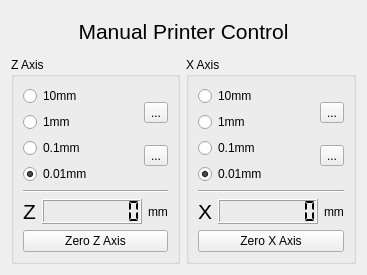
<?xml version="1.0" encoding="UTF-8"?>
<ui version="4.0">
 <class>Manual_Control</class>
 <widget class="QDialog" name="Manual_Control">
  <property name="geometry">
   <rect>
    <x>0</x>
    <y>0</y>
    <width>352</width>
    <height>275</height>
   </rect>
  </property>
  <property name="windowTitle">
   <string>3DLP Manual Printer Control</string>
  </property>
  <layout class="QVBoxLayout" name="verticalLayout_8">
   <item>
    <layout class="QVBoxLayout" name="verticalLayout_7">
     <item>
      <widget class="QLabel" name="label">
       <property name="font">
        <font>
         <pointsize>16</pointsize>
        </font>
       </property>
       <property name="text">
        <string>Manual Printer Control</string>
       </property>
       <property name="alignment">
        <set>Qt::AlignCenter</set>
       </property>
      </widget>
     </item>
     <item>
      <layout class="QHBoxLayout" name="horizontalLayout_5">
       <item>
        <widget class="QGroupBox" name="groupBox">
         <property name="title">
          <string>Z Axis</string>
         </property>
         <layout class="QVBoxLayout" name="verticalLayout_3">
          <item>
           <layout class="QHBoxLayout" name="horizontalLayout">
            <item>
             <layout class="QVBoxLayout" name="verticalLayout">
              <item>
               <widget class="QRadioButton" name="Z_10">
                <property name="text">
                 <string>10mm</string>
                </property>
               </widget>
              </item>
              <item>
               <widget class="QRadioButton" name="Z_1">
                <property name="text">
                 <string>1mm</string>
                </property>
               </widget>
              </item>
              <item>
               <widget class="QRadioButton" name="Z_01">
                <property name="text">
                 <string>0.1mm</string>
                </property>
               </widget>
              </item>
              <item>
               <widget class="QRadioButton" name="Z_001">
                <property name="text">
                 <string>0.01mm</string>
                </property>
                <property name="checked">
                 <bool>true</bool>
                </property>
               </widget>
              </item>
             </layout>
            </item>
            <item>
             <layout class="QVBoxLayout" name="verticalLayout_2">
              <item>
               <widget class="QToolButton" name="toolButton">
                <property name="text">
                 <string>...</string>
                </property>
                <property name="icon">
                 <iconset resource="resource.qrc">
                  <normaloff>:/Icons/icons/nav_up_blue.png</normaloff>:/Icons/icons/nav_up_blue.png</iconset>
                </property>
                <property name="iconSize">
                 <size>
                  <width>48</width>
                  <height>48</height>
                 </size>
                </property>
               </widget>
              </item>
              <item>
               <widget class="QToolButton" name="toolButton_4">
                <property name="text">
                 <string>...</string>
                </property>
                <property name="icon">
                 <iconset resource="resource.qrc">
                  <normaloff>:/Icons/icons/nav_down_blue.png</normaloff>:/Icons/icons/nav_down_blue.png</iconset>
                </property>
                <property name="iconSize">
                 <size>
                  <width>48</width>
                  <height>48</height>
                 </size>
                </property>
               </widget>
              </item>
             </layout>
            </item>
           </layout>
          </item>
          <item>
           <widget class="Line" name="line">
            <property name="orientation">
             <enum>Qt::Horizontal</enum>
            </property>
           </widget>
          </item>
          <item>
           <layout class="QHBoxLayout" name="horizontalLayout_3">
            <item>
             <widget class="QLabel" name="label_2">
              <property name="maximumSize">
               <size>
                <width>15</width>
                <height>30</height>
               </size>
              </property>
              <property name="font">
               <font>
                <pointsize>16</pointsize>
               </font>
              </property>
              <property name="text">
               <string>Z</string>
              </property>
             </widget>
            </item>
            <item>
             <widget class="QLCDNumber" name="DRO_Z">
              <property name="minimumSize">
               <size>
                <width>100</width>
                <height>20</height>
               </size>
              </property>
              <property name="smallDecimalPoint">
               <bool>false</bool>
              </property>
              <property name="numDigits">
               <number>8</number>
              </property>
              <property name="segmentStyle">
               <enum>QLCDNumber::Flat</enum>
              </property>
              <property name="value" stdset="0">
               <double>0.000000000000000</double>
              </property>
             </widget>
            </item>
            <item>
             <widget class="QLabel" name="label_3">
              <property name="text">
               <string>mm</string>
              </property>
             </widget>
            </item>
           </layout>
          </item>
          <item>
           <widget class="QPushButton" name="pushButton">
            <property name="text">
             <string>Zero Z Axis</string>
            </property>
            <property name="autoDefault">
             <bool>false</bool>
            </property>
           </widget>
          </item>
         </layout>
        </widget>
       </item>
       <item>
        <widget class="QGroupBox" name="groupBox_2">
         <property name="title">
          <string>X Axis</string>
         </property>
         <layout class="QVBoxLayout" name="verticalLayout_4">
          <item>
           <layout class="QHBoxLayout" name="horizontalLayout_2">
            <item>
             <layout class="QVBoxLayout" name="verticalLayout_5">
              <item>
               <widget class="QRadioButton" name="X_10">
                <property name="text">
                 <string>10mm</string>
                </property>
               </widget>
              </item>
              <item>
               <widget class="QRadioButton" name="X_1">
                <property name="text">
                 <string>1mm</string>
                </property>
               </widget>
              </item>
              <item>
               <widget class="QRadioButton" name="X_01">
                <property name="text">
                 <string>0.1mm</string>
                </property>
               </widget>
              </item>
              <item>
               <widget class="QRadioButton" name="X_001">
                <property name="text">
                 <string>0.01mm</string>
                </property>
                <property name="checked">
                 <bool>true</bool>
                </property>
               </widget>
              </item>
             </layout>
            </item>
            <item>
             <layout class="QVBoxLayout" name="verticalLayout_6">
              <item>
               <widget class="QToolButton" name="toolButton_2">
                <property name="text">
                 <string>...</string>
                </property>
                <property name="icon">
                 <iconset resource="resource.qrc">
                  <normaloff>:/Icons/icons/nav_up_blue.png</normaloff>:/Icons/icons/nav_up_blue.png</iconset>
                </property>
                <property name="iconSize">
                 <size>
                  <width>48</width>
                  <height>48</height>
                 </size>
                </property>
               </widget>
              </item>
              <item>
               <widget class="QToolButton" name="toolButton_5">
                <property name="text">
                 <string>...</string>
                </property>
                <property name="icon">
                 <iconset resource="resource.qrc">
                  <normaloff>:/Icons/icons/nav_down_blue.png</normaloff>:/Icons/icons/nav_down_blue.png</iconset>
                </property>
                <property name="iconSize">
                 <size>
                  <width>48</width>
                  <height>48</height>
                 </size>
                </property>
               </widget>
              </item>
             </layout>
            </item>
           </layout>
          </item>
          <item>
           <widget class="Line" name="line_2">
            <property name="orientation">
             <enum>Qt::Horizontal</enum>
            </property>
           </widget>
          </item>
          <item>
           <layout class="QHBoxLayout" name="horizontalLayout_4">
            <item>
             <widget class="QLabel" name="label_4">
              <property name="maximumSize">
               <size>
                <width>15</width>
                <height>16777215</height>
               </size>
              </property>
              <property name="font">
               <font>
                <pointsize>16</pointsize>
               </font>
              </property>
              <property name="text">
               <string>X</string>
              </property>
             </widget>
            </item>
            <item>
             <widget class="QLCDNumber" name="DRO_X">
              <property name="minimumSize">
               <size>
                <width>100</width>
                <height>20</height>
               </size>
              </property>
              <property name="smallDecimalPoint">
               <bool>false</bool>
              </property>
              <property name="numDigits">
               <number>8</number>
              </property>
              <property name="segmentStyle">
               <enum>QLCDNumber::Flat</enum>
              </property>
              <property name="value" stdset="0">
               <double>0.000000000000000</double>
              </property>
             </widget>
            </item>
            <item>
             <widget class="QLabel" name="label_5">
              <property name="text">
               <string>mm</string>
              </property>
             </widget>
            </item>
           </layout>
          </item>
          <item>
           <widget class="QPushButton" name="pushButton_2">
            <property name="text">
             <string>Zero X Axis</string>
            </property>
            <property name="autoDefault">
             <bool>false</bool>
            </property>
           </widget>
          </item>
         </layout>
        </widget>
       </item>
      </layout>
     </item>
    </layout>
   </item>
  </layout>
 </widget>
 <resources>
  <include location="resource.qrc"/>
 </resources>
 <connections>
  <connection>
   <sender>toolButton</sender>
   <signal>clicked()</signal>
   <receiver>Manual_Control</receiver>
   <slot>Z_up()</slot>
   <hints>
    <hint type="sourcelabel">
     <x>120</x>
     <y>93</y>
    </hint>
    <hint type="destinationlabel">
     <x>178</x>
     <y>43</y>
    </hint>
   </hints>
  </connection>
  <connection>
   <sender>toolButton_4</sender>
   <signal>clicked()</signal>
   <receiver>Manual_Control</receiver>
   <slot>Z_down()</slot>
   <hints>
    <hint type="sourcelabel">
     <x>128</x>
     <y>159</y>
    </hint>
    <hint type="destinationlabel">
     <x>176</x>
     <y>186</y>
    </hint>
   </hints>
  </connection>
  <connection>
   <sender>toolButton_2</sender>
   <signal>clicked()</signal>
   <receiver>Manual_Control</receiver>
   <slot>X_up()</slot>
   <hints>
    <hint type="sourcelabel">
     <x>296</x>
     <y>98</y>
    </hint>
    <hint type="destinationlabel">
     <x>346</x>
     <y>36</y>
    </hint>
   </hints>
  </connection>
  <connection>
   <sender>toolButton_5</sender>
   <signal>clicked()</signal>
   <receiver>Manual_Control</receiver>
   <slot>X_down()</slot>
   <hints>
    <hint type="sourcelabel">
     <x>306</x>
     <y>160</y>
    </hint>
    <hint type="destinationlabel">
     <x>347</x>
     <y>188</y>
    </hint>
   </hints>
  </connection>
  <connection>
   <sender>pushButton</sender>
   <signal>clicked()</signal>
   <receiver>Manual_Control</receiver>
   <slot>Zero_Z()</slot>
   <hints>
    <hint type="sourcelabel">
     <x>101</x>
     <y>241</y>
    </hint>
    <hint type="destinationlabel">
     <x>175</x>
     <y>255</y>
    </hint>
   </hints>
  </connection>
  <connection>
   <sender>pushButton_2</sender>
   <signal>clicked()</signal>
   <receiver>Manual_Control</receiver>
   <slot>Zero_X()</slot>
   <hints>
    <hint type="sourcelabel">
     <x>264</x>
     <y>244</y>
    </hint>
    <hint type="destinationlabel">
     <x>347</x>
     <y>234</y>
    </hint>
   </hints>
  </connection>
 </connections>
 <slots>
  <slot>Z_up()</slot>
  <slot>Z_down()</slot>
  <slot>X_up()</slot>
  <slot>X_down()</slot>
  <slot>Zero_Z()</slot>
  <slot>Zero_X()</slot>
 </slots>
</ui>
